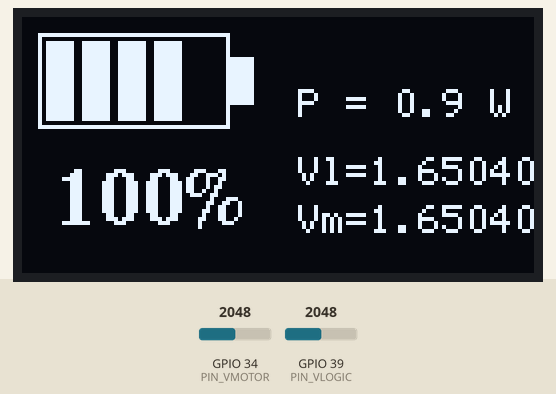
Simulated run of this sketch. Board: ESP32. On the bench: 128×64 one-colour display. Inputs (shaded band) come from the test bench; at power-on: GPIO 34 (PIN_VMOTOR) = 2048, GPIO 39 (PIN_VLOGIC) = 2048. What the sketch prints to the serial monitor is not drawn.

Above: at 1.8 s.
1.9 s: GPIO 34 (PIN_VMOTOR) set to 2866
At 2.5 s:
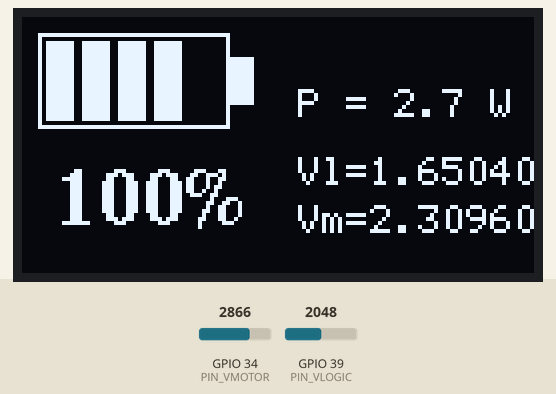
3.5 s: GPIO 39 (PIN_VLOGIC) set to 2866
At 5.2 s:
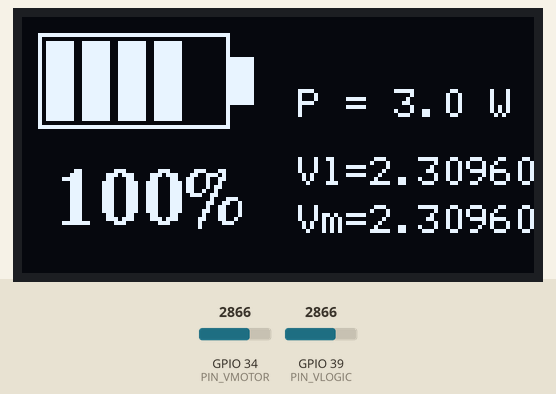
5.5 s: GPIO 34 (PIN_VMOTOR) set to 3603
At 6.7 s:
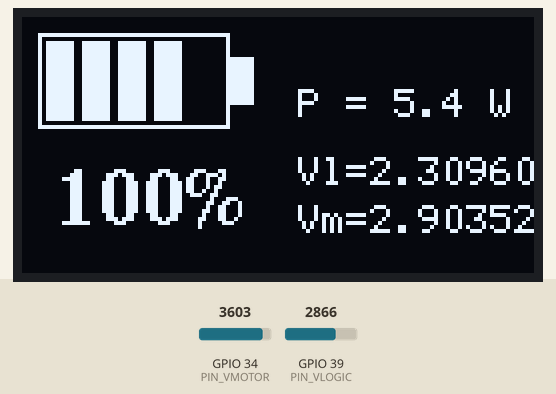
7.5 s: GPIO 39 (PIN_VLOGIC) set to 3603
At 9.2 s:
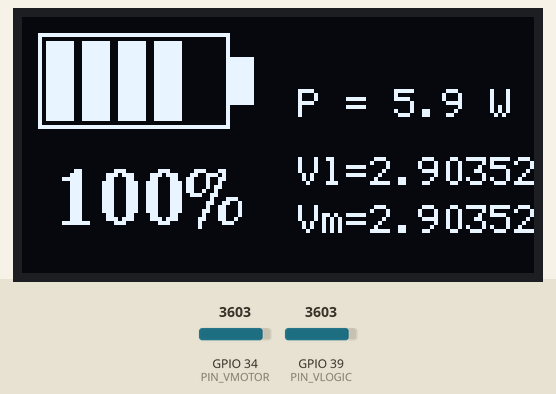
9.5 s: GPIO 34 (PIN_VMOTOR) set to 4095
At 11.0 s:
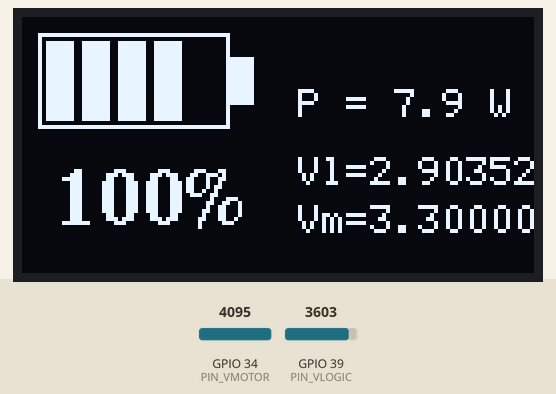
11.5 s: GPIO 39 (PIN_VLOGIC) set to 4095
At 12.5 s:
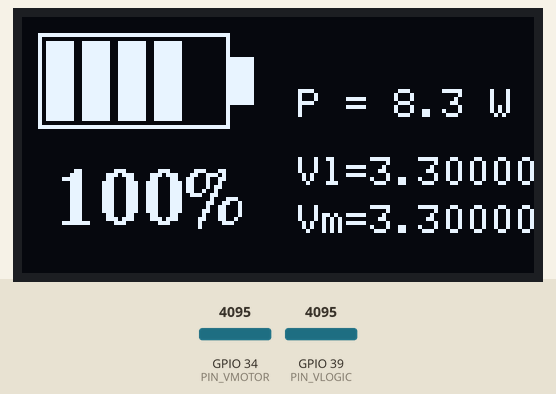
Timing chart, 0 to 14.5 s (numbered marks = the images above; inputs shaded):
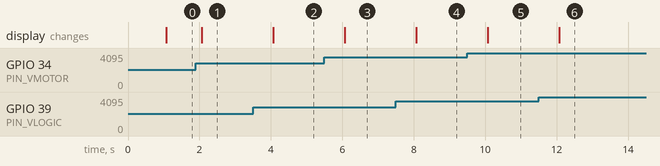

The sketch:

power_code_final_store.ino
```cpp
/******************************************************************
  BatteryMonitor_SH1106_U8g2.ino
  ---------------------------------------------------------------
  ‣ ESP32-DevKit (on-chip ADC only)
       Vlogic sensor  → GPIO39  (ADC1_CH3)
       Vmotor sensor  → GPIO34  (ADC1_CH6)
  ‣ 1.3" 128×64 OLED with SH1106 controller
       VCC → 3V3   |  GND → GND
       SCK → GPIO22|  SDA → GPIO21
  ‣ Ilogic = ((Vlogic  - 0.9)  / 510) / 0.01
    Imotor = ((Vmotor - 1.27) / 100) / 0.01
  ‣ Charge integrated with trapezoidal rule
  ‣ Screen layout
       ┌─────────────┐
       │  BAT ICON    │
       │  + % text    │
       │──────────────│
       │   P = XX.X W │
       │              │
       └──────────────┘

  Additionally prints Ilogic and Imotor to Serial Monitor each loop.
******************************************************************/

#include <Wire.h>
#include <U8g2lib.h>

// ------- OLED (SH1106) -------
U8G2_SH1106_128X64_NONAME_F_HW_I2C display(U8G2_R0, /* reset=*/U8X8_PIN_NONE);

// ------- ADC pins & constants -------
const int   PIN_VLOGIC = 39;   // GPIO39 (your Vlogic sensor)
const int   PIN_VMOTOR = 34;   // GPIO34 (your Vmotor sensor)
const float VREF       = 3.3f; // ESP32 ADC reference
const float ADC_MAX    = 4095.0f;

// ------- battery model -------
const float C_nom_Ah = 2.0f;
float SoC      = 100.0f;
float Qused_Ah = 0.0f;
float I_prev   = NAN;
unsigned long t_prev_ms = 0;

// ------- loop timing -------
const unsigned long LOOP_MS = 1000;

/* ------------------------------------------------------------------
   Helper: read pin → volts
------------------------------------------------------------------ */
inline float readVolts(int pin)
{
  return analogRead(pin) / ADC_MAX * VREF;
}

/* ------------------------------------------------------------------
   Draw battery icon on u8g2 display (x,y = top-left)
------------------------------------------------------------------ */
void drawBatteryIcon(int x, int y, int w, int h, int barsFilled)
{
  const int tipW = w / 8;

  display.drawFrame(x, y, w, h);           // outline
  display.drawBox(x + w, y + h/4, tipW, h/2); // tip

  // calculate even bar/gap widths
  int gap = 2;
  int bar = (w - 6*gap) / 5;
  if (bar < 1) { gap = 1; bar = (w - 6*gap) / 5; }
  int barH = h - 2*gap;
  int bx = x + gap;
  for (int i = 0; i < barsFilled; ++i) {
    display.drawBox(bx, y + gap, bar, barH);
    bx += bar + gap;
  }
}


/* ------------------------------------------------------------------ */
void setup()
{
  Serial.begin(9600);

  // I²C on default DevKit pins (SDA 21, SCL 22)
  Wire.begin(25, 26);
  display.begin();
  display.setFont(u8g2_font_6x12_tr);

  t_prev_ms = millis();
}

/* ------------------------------------------------------------------ */
void loop()
{
  /* ---- time step & trapezoid dt ---- */
  unsigned long now_ms = millis();
  float dt_s  = (now_ms - t_prev_ms) / 1000.0f;
  t_prev_ms   = now_ms;
  float dt_h  = dt_s / 3600.0f;

  /* ---- sensor voltages ---- */
  float Vlogic = readVolts(PIN_VLOGIC);
  float Vmotor = readVolts(PIN_VMOTOR);

  /* ---- currents ---- */
  float Ilogic = ((Vlogic - 0.88f) / 510.0f) / 0.01f;
  float Imotor = ((Vmotor - 1.27f) / 100.0f) / 0.01f;
  Ilogic = max(0.0f, Ilogic);
  Imotor = max(0.0f, Imotor);
  float I_now = Ilogic + Imotor;

  /* ---- trapezoidal charge integration ---- */
  if (!isnan(I_prev)) {
    Qused_Ah += 0.5f * (I_prev + I_now) * dt_h;
  }
  I_prev = I_now;

  SoC = constrain(100.0f - (Qused_Ah / C_nom_Ah * 100.0f), 0.0f, 100.0f);

  /* ---- total power ---- */
  float P_total = Vlogic * Ilogic + Vmotor * Imotor;

  /* ---- print currents to terminal ---- */
  Serial.print("Ilogic: ");
  Serial.print(Ilogic, 5);
  Serial.print(" A    Imotor: ");
  Serial.print(Imotor, 5);
  Serial.println(" V");
  Serial.print("Vlogic: ");
  Serial.print(Vlogic, 3);
  Serial.print(" V    Vmotor: ");
  Serial.print(Vmotor, 3);
  Serial.println(" A");

  /* ============ DRAW ============ */
  display.clearBuffer();

  // battery icon top-left (width¼ screen)
  const int iconW = 48, iconH = 24;
  drawBatteryIcon(4, 4, iconW, iconH, min(5, int(SoC) / 20));

  // % text just under icon
  display.setFont(u8g2_font_ncenB14_tr);
  char socBuf[8];
  snprintf(socBuf, sizeof(socBuf), "%d%%", int(SoC + 0.5f));
  int16_t tw = display.getStrWidth(socBuf);
  display.drawStr((iconW + 8 - tw) / 2 + 4, iconH + 28, socBuf);

  // power text right half
  display.setFont(u8g2_font_6x12_tr);
  char pBuf[14];
  snprintf(pBuf, sizeof(pBuf), "P = %.1f W", P_total);
  int16_t px = 64 + (64 - display.getStrWidth(pBuf)) / 2;
  display.drawStr(px, 25, pBuf);

  // small Vlogic / Vmotor readout (optional)
  char vBuf[16];
  snprintf(vBuf, sizeof(vBuf), "Vl=%.5fV", Vlogic);
  display.drawStr(px, 42, vBuf);
  snprintf(vBuf, sizeof(vBuf), "Vm=%.5fV", Vmotor);
  display.drawStr(px, 54, vBuf);

  display.sendBuffer();

  delay(max(10UL, LOOP_MS - (millis() - now_ms)));  // maintain ~1 s loop
}
```

Measured:
- after the input at 1.9 s, the display: changes after 0.17 s (image 1)
- after the input at 3.5 s, the display: changes after 0.57 s (image 2)
- after the input at 5.5 s, the display: changes after 0.57 s (image 3)
- after the input at 7.5 s, the display: changes after 0.57 s (image 4)
- after the input at 9.5 s, the display: changes after 0.57 s (image 5)
- after the input at 11.5 s, the display: changes after 0.57 s (image 6)
